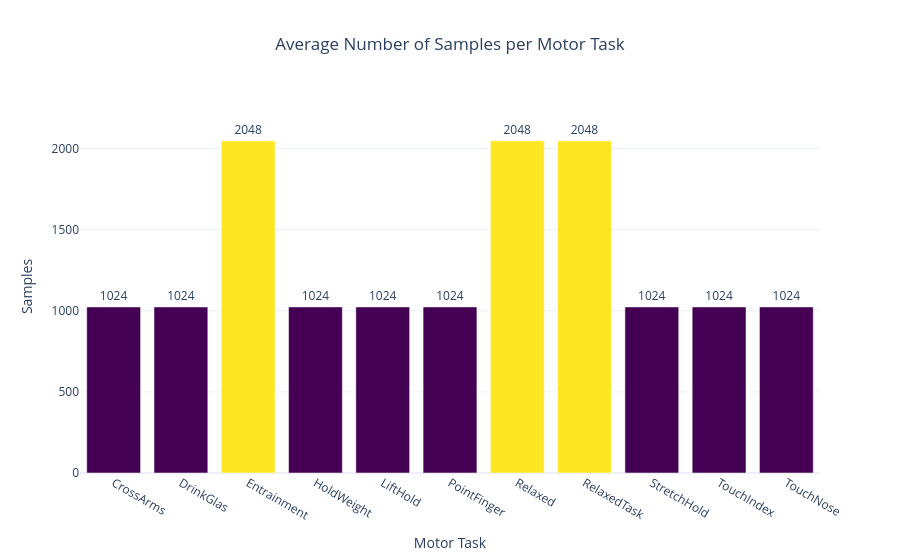

Notebook code cell kept with this figure:
### Code cell
fig = px.bar(
    samples_summary.reset_index(),
    x="task",
    y="Samples",
    color="Samples",
    text="Samples",
    color_continuous_scale="Viridis",
    title="Average Number of Samples per Motor Task"
)

fig.update_layout(
    template="plotly_white",
    title_x=0.5,
    coloraxis_showscale=False,
    xaxis_title="Motor Task",
    yaxis_title="Samples",
    yaxis_range=[0, 2300]
)

fig.update_traces(textposition="outside")

fig.show()

### Figure 1 — Plotly figure (JSON) as saved in the notebook; plotly's stock layout.template omitted (floating-point values rounded to 4 significant figures)
{"data": [{"hovertemplate": "task=%{x}<br>Samples=%{marker.color}<extra></extra>", "legendgroup": "", "marker": {"color": [1024.0, 1024.0, 2048.0, 1024.0, 1024.0, 1024.0, 2048.0, 2048.0, 1024.0, 1024.0, 1024.0], "coloraxis": "coloraxis", "pattern": {"shape": ""}}, "name": "", "orientation": "v", "showlegend": false, "text": [1024.0, 1024.0, 2048.0, 1024.0, 1024.0, 1024.0, 2048.0, 2048.0, 1024.0, 1024.0, 1024.0], "textposition": "outside", "type": "bar", "x": ["CrossArms", "DrinkGlas", "Entrainment", "HoldWeight", "LiftHold", "PointFinger", "Relaxed", "RelaxedTask", "StretchHold", "TouchIndex", "TouchNose"], "xaxis": "x", "y": [1024.0, 1024.0, 2048.0, 1024.0, 1024.0, 1024.0, 2048.0, 2048.0, 1024.0, 1024.0, 1024.0], "yaxis": "y"}], "layout": {"barmode": "relative", "coloraxis": {"autocolorscale": false, "colorbar": {"title": {"text": "Samples"}}, "colorscale": [[0, "#440154"], [0.1111, "#482878"], [0.2222, "#3e4989"], [0.3333, "#31688e"], [0.4444, "#26828e"], [0.5556, "#1f9e89"], [0.6667, "#35b779"], [0.7778, "#6ece58"], [0.8889, "#b5de2b"], [1, "#fde725"]], "showscale": false}, "legend": {"tracegroupgap": 0}, "title": {"text": "Average Number of Samples per Motor Task", "x": 0.5}, "xaxis": {"anchor": "y", "domain": [0, 1], "title": {"text": "Motor Task"}}, "yaxis": {"anchor": "x", "domain": [0, 1], "range": [0, 2300], "title": {"text": "Samples"}}}}
